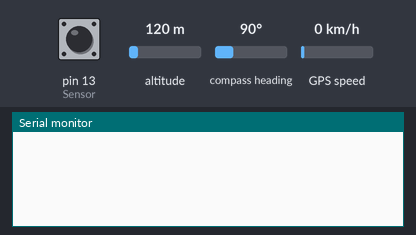
Bench run of a sketch on a simulated Arduino Uno, built with avr-gcc and run on an emulated ATmega328P. Shown: the last lines printed to the serial monitor. The test bench sets the inputs (shaded band); at power-on: pin 13 (Sensor) HIGH, altitude 120 m, compass heading 90°, GPS speed 0 km/h. The GPS gets a fix after 3 s at 37.7749, -122.4194 with 8 satellites.

Above: at 1.2 s.
1.3 s: pin 13 (Sensor) driven LOW
At 2.6 s:
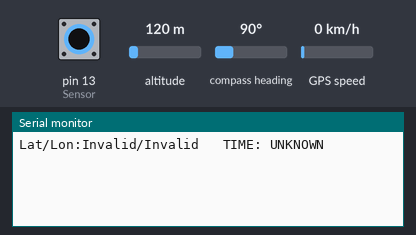
3.8 s: pin 13 (Sensor) pulsed HIGH 2 times (0.12 s each, 0.3 s apart)
At 5.3 s:
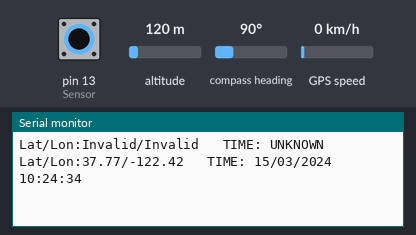

The sketch:

sensorInductivoyGPS.ino
```cpp
#include <SoftwareSerial.h>
#include <TinyGPS.h>

#define Sensor 13

boolean estado;
TinyGPS gps;
SoftwareSerial serialgps(4,3);

void setup() {
  serialgps.begin(9600);
  Serial.begin(9600);

  pinMode(Sensor, INPUT);

  estado = false;
}

void loop() {
  if (!digitalRead(Sensor) && !estado) {
      delay(500);
      char comand = Serial.read();
      gps_data();
      estado = true;
    }
  if (digitalRead(Sensor)) {
      estado = false;
    }

}

void gps_data() {
  smartdelay(500);

  float flat, flon;
  unsigned long age;
  int year;
  byte month, day, hour, minute, second, hundredths;

  gps.f_get_position(&flat, &flon, &age);

  Serial.print("Lat/Lon:");
  if (flat == TinyGPS::GPS_INVALID_F_ANGLE) {
    Serial.print("Invalid");
  } else {
    Serial.print(flat,2);
    smartdelay(0);
  }
  Serial.print("/");

  if (flon == TinyGPS::GPS_INVALID_F_ANGLE) {
    Serial.print("Invalid");
  } else {
    Serial.print(flon,2);
    smartdelay(0);
  }
  Serial.print("   TIME: ");

  gps.crack_datetime(&year, &month, &day, &hour, &minute, &second, &hundredths, &age);

  if (age == TinyGPS::GPS_INVALID_AGE) {
    Serial.println("UNKNOWN");
  } else {
    char sz[32];
    sprintf(sz, "%02d/%02d/%02d %02d:%02d:%02d ", day, month, year, hour, minute, second);
    Serial.println(sz);
    smartdelay(0);
  }

}

static void smartdelay(unsigned long ms)
{
  unsigned long start = millis();
  do
  {
    while (serialgps.available())
      gps.encode(serialgps.read());
  } while (millis() - start < ms);
}
```

Measured:
- after the input at 1.3 s, the serial monitor: prints a new line after 1.0 s (image 1)
- after the input at 3.8 s, the serial monitor: prints a new line after 1.1 s (image 2)
